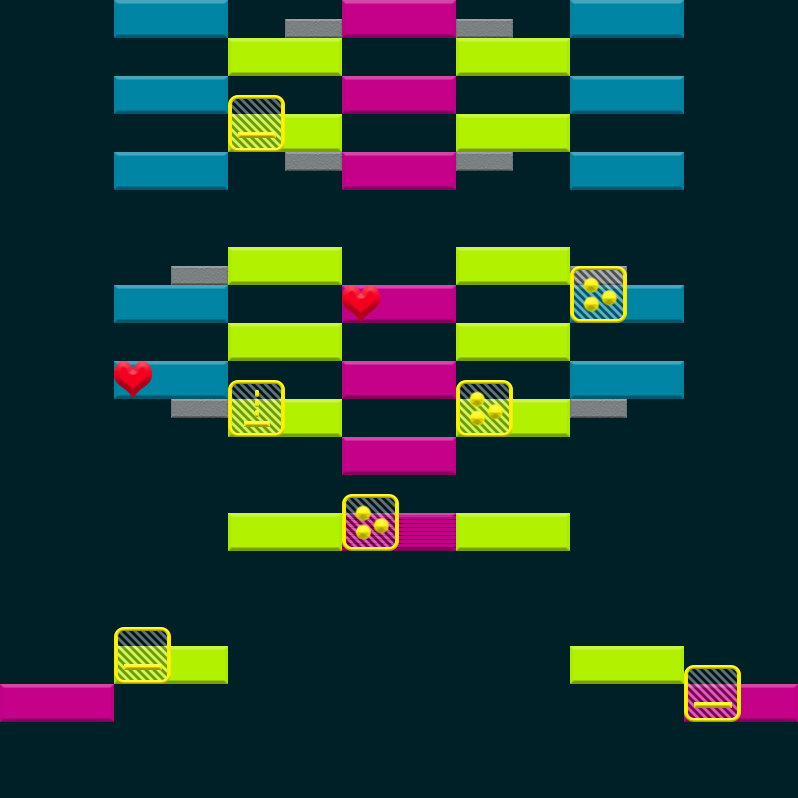

Tiled map render using the project's own tile images. Description and the map definition, with tile-layer contents summarised, below:
An orthogonal 14x42 tile map with 57x19 px tiles, 2 tile layers (Bricks, Powerups), 3 tilesets.

<map version="1.0" tiledversion="1.0.3" orientation="orthogonal" renderorder="left-up" width="14" height="42" tilewidth="57" tileheight="19" backgroundcolor="#002028" nextobjectid="15">
 <properties>
  <property name="FinalBallSpeedPercentageIncrease" type="int" value="25" />
 </properties>
 <tileset firstgid="1" name="Bricks" tilewidth="114" tileheight="38" tilecount="18" columns="0">
  <tile id="0">
   <properties>
    <property name="HitsToDestroy" type="int" value="1" />
   </properties>
   <image width="114" height="38" source="../../../../SourceImages/Game/Brick-A1.png" />
  </tile>
  <tile id="1">
   <properties>
    <property name="HitsToDestroy" type="int" value="2" />
   </properties>
   <image width="114" height="38" source="../../../../SourceImages/Game/Brick-A2.png" />
  </tile>
  <tile id="2">
   <properties>
    <property name="HitsToDestroy" type="int" value="1" />
   </properties>
   <image width="114" height="38" source="../../../../SourceImages/Game/Brick-B1.png" />
  </tile>
  <tile id="3">
   <properties>
    <property name="HitsToDestroy" type="int" value="2" />
   </properties>
   <image width="114" height="38" source="../../../../SourceImages/Game/Brick-B2.png" />
  </tile>
  <tile id="4">
   <properties>
    <property name="HitsToDestroy" type="int" value="1" />
   </properties>
   <image width="114" height="38" source="../../../../SourceImages/Game/Brick-C1.png" />
  </tile>
  <tile id="5">
   <properties>
    <property name="HitsToDestroy" type="int" value="2" />
   </properties>
   <image width="114" height="38" source="../../../../SourceImages/Game/Brick-C2.png" />
  </tile>
  <tile id="6">
   <properties>
    <property name="HitsToDestroy" type="int" value="1" />
   </properties>
   <image width="114" height="38" source="../../../../SourceImages/Game/Brick-D1.png" />
  </tile>
  <tile id="7">
   <properties>
    <property name="HitsToDestroy" type="int" value="2" />
   </properties>
   <image width="114" height="38" source="../../../../SourceImages/Game/Brick-D2.png" />
  </tile>
  <tile id="8">
   <properties>
    <property name="HitsToDestroy" type="int" value="-1" />
   </properties>
   <image width="114" height="38" source="../../../../SourceImages/Game/Brick-E1.png" />
  </tile>
  <tile id="9">
   <properties>
    <property name="HitsToDestroy" type="int" value="1" />
   </properties>
   <image width="57" height="19" source="../../../../SourceImages/Game/SmallBrick-A1.png" />
  </tile>
  <tile id="10">
   <properties>
    <property name="HitsToDestroy" type="int" value="2" />
   </properties>
   <image width="57" height="19" source="../../../../SourceImages/Game/SmallBrick-A2.png" />
  </tile>
  <tile id="11">
   <properties>
    <property name="HitsToDestroy" type="int" value="1" />
   </properties>
   <image width="57" height="19" source="../../../../SourceImages/Game/SmallBrick-B1.png" />
  </tile>
  <tile id="12">
   <properties>
    <property name="HitsToDestroy" type="int" value="2" />
   </properties>
   <image width="57" height="19" source="../../../../SourceImages/Game/SmallBrick-B2.png" />
  </tile>
  <tile id="14">
   <properties>
    <property name="HitsToDestroy" type="int" value="1" />
   </properties>
   <image width="57" height="19" source="../../../../SourceImages/Game/SmallBrick-C1.png" />
  </tile>
  <tile id="15">
   <properties>
    <property name="HitsToDestroy" type="int" value="2" />
   </properties>
   <image width="57" height="19" source="../../../../SourceImages/Game/SmallBrick-C2.png" />
  </tile>
  <tile id="16">
   <properties>
    <property name="HitsToDestroy" type="int" value="1" />
   </properties>
   <image width="57" height="19" source="../../../../SourceImages/Game/SmallBrick-D1.png" />
  </tile>
  <tile id="17">
   <properties>
    <property name="HitsToDestroy" type="int" value="2" />
   </properties>
   <image width="57" height="19" source="../../../../SourceImages/Game/SmallBrick-D2.png" />
  </tile>
  <tile id="18">
   <properties>
    <property name="HitsToDestroy" type="int" value="-1" />
   </properties>
   <image width="57" height="19" source="../../../../SourceImages/Game/SmallBrick-E1.png" />
  </tile>
 </tileset>
 <tileset firstgid="20" name="Powerups" tilewidth="57" tileheight="57" tilecount="6" columns="0">
  <tile id="0">
   <properties>
    <property name="PowerupType" type="int" value="3" />
   </properties>
   <image width="57" height="57" source="../../../../SourceImages/Game/PowerupFireball.png" />
  </tile>
  <tile id="1">
   <properties>
    <property name="PowerupType" type="int" value="1" />
   </properties>
   <image width="57" height="57" source="../../../../SourceImages/Game/PowerupLargerPaddle.png" />
  </tile>
  <tile id="2">
   <properties>
    <property name="PowerupType" type="int" value="2" />
   </properties>
   <image width="57" height="57" source="../../../../SourceImages/Game/PowerupMultiBall.png" />
  </tile>
  <tile id="3">
   <properties>
    <property name="PowerupType" type="int" value="4" />
   </properties>
   <image width="57" height="57" source="../../../../SourceImages/Game/PowerupBullets.png" />
  </tile>
  <tile id="4">
   <properties>
    <property name="PowerupType" type="int" value="5" />
   </properties>
   <image width="57" height="57" source="../../../../SourceImages/Game/PowerupRockets.png" />
  </tile>
  <tile id="5">
   <properties>
    <property name="PowerupType" type="int" value="6" />
   </properties>
   <image width="38" height="38" source="../../../../SourceImages/Game/LifeUp.png" />
  </tile>
 </tileset>
 <tileset firstgid="26" name="Wormholes" tilewidth="57" tileheight="57" tilecount="2" columns="0">
  <tile id="2">
   <image width="57" height="57" source="../../../../SourceImages/Game/WormholeIn.png" />
  </tile>
  <tile id="3">
   <image width="57" height="57" source="../../../../SourceImages/Game/WormholeOut.png" />
  </tile>
 </tileset>
 <layer name="Bricks" width="14" height="42">
  <data>[588 cells, 41 non-empty, 5 distinct tile ids]</data>
 </layer>
 <layer name="Powerups" width="14" height="42">
  <data>[588 cells, 9 non-empty, 4 distinct tile ids]</data>
 </layer>
 <objectgroup name="Wormholes" />
</map>
